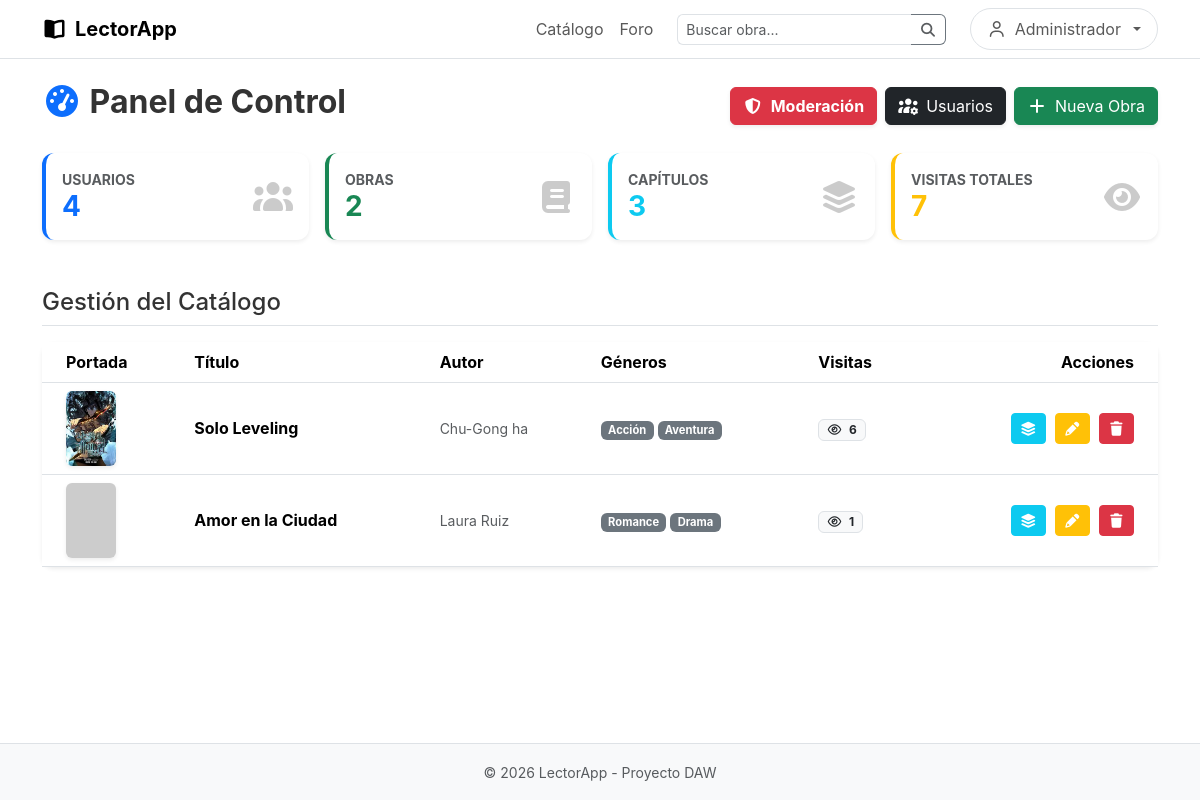
The page /admin.php (signed in) on the database its author committed.
### tables this page shows
CREATE TABLE `obras` (
  `id` int(11) NOT NULL,
  `titulo` varchar(255) NOT NULL,
  `autor` varchar(100) NOT NULL,
  `generos` varchar(100) DEFAULT NULL,
  `sinopsis` text DEFAULT NULL,
  `portada` varchar(255) DEFAULT NULL,
  `fecha_subida` datetime DEFAULT current_timestamp(),
  `visitas` int(11) DEFAULT 0
);

### admin.php (the view, shortened to what this page needs)
<?php
require 'includes/db.php';
$total_usuarios = $conn->query("SELECT COUNT(*) as total FROM usuarios")->fetch_assoc()['total'];
$total_obras    = $conn->query("SELECT COUNT(*) as total FROM obras")->fetch_assoc()['total'];
$total_caps     = $conn->query("SELECT COUNT(*) as total FROM capitulos")->fetch_assoc()['total'];
$total_visitas  = $conn->query("SELECT SUM(visitas) as total FROM obras")->fetch_assoc()['total'];
$sql = "SELECT * FROM obras ORDER BY id DESC";
$resultado = $conn->query($sql);
?>
<?php include 'includes/header.php'; ?>
<main class="container py-4">
    <div class="d-flex justify-content-between align-items-center mb-4">
        <h2 class="fw-bold"><i class="fas fa-tachometer-alt text-primary"></i> Panel de Control</h2>
        <div class="d-flex gap-2">
            <a href="admin_moderacion.php" class="btn btn-danger text-white shadow-sm fw-bold">
                <i class="fas fa-shield-alt me-2"></i>Moderación
            </a>
            <a href="admin_usuarios.php" class="btn btn-dark text-white shadow-sm">
                <i class="fas fa-users-cog me-2"></i>Usuarios
            </a>
            <a href="agregar_obra.php" class="btn btn-success text-white shadow-sm">
                <i class="fas fa-plus me-2"></i>Nueva Obra
            </a>
        </div>
    </div>
    <div class="row g-3 mb-5">
        <div class="col-md-3">
            <div class="card shadow-sm border-0 border-start border-4 border-primary h-100">
                <div class="card-body">
                    <div class="d-flex justify-content-between align-items-center">
                        <div>
                            <div class="text-muted small fw-bold text-uppercase">Usuarios</div>
                            <div class="h3 mb-0 fw-bold text-primary"><?php echo $total_usuarios; ?></div>
                        </div>
                        <i class="fas fa-users fa-2x text-gray-300 opacity-25"></i>
                    </div>
                </div>
            </div>
        </div>
        <div class="col-md-3">
            <div class="card shadow-sm border-0 border-start border-4 border-success h-100">
                <div class="card-body">
                    <div class="d-flex justify-content-between align-items-center">
                        <div>
                            <div class="text-muted small fw-bold text-uppercase">Obras</div>
                            <div class="h3 mb-0 fw-bold text-success"><?php echo $total_obras; ?></div>
                        </div>
                        <i class="fas fa-book fa-2x text-gray-300 opacity-25"></i>
                    </div>
                </div>
            </div>
        </div>
        <div class="col-md-3">
            <div class="card shadow-sm border-0 border-start border-4 border-info h-100">
                <div class="card-body">
                    <div class="d-flex justify-content-between align-items-center">
                        <div>
                            <div class="text-muted small fw-bold text-uppercase">Capítulos</div>
                            <div class="h3 mb-0 fw-bold text-info"><?php echo $total_caps; ?></div>
                        </div>
                        <i class="fas fa-layer-group fa-2x text-gray-300 opacity-25"></i>
                    </div>
                </div>
            </div>
        </div>
        <div class="col-md-3">
            <div class="card shadow-sm border-0 border-start border-4 border-warning h-100">
                <div class="card-body">
                    <div class="d-flex justify-content-between align-items-center">
                        <div>
                            <div class="text-muted small fw-bold text-uppercase">Visitas Totales</div>
                            <div class="h3 mb-0 fw-bold text-warning"><?php echo number_format($total_visitas); ?></div>
                        </div>
                        <i class="fas fa-eye fa-2x text-gray-300 opacity-25"></i>
                    </div>
                </div>
            </div>
        </div>
    </div>
    <h4 class="mb-3 border-bottom pb-2">Gestión del Catálogo</h4>
    <div class="card shadow-sm border-0">
        <div class="card-body p-0">
            <div class="table-responsive">
                <table class="table table-hover align-middle mb-0">
                    <thead class="bg-light">
                        <tr>
                            <th class="ps-4">Portada</th>
                            <th>Título</th>
                            <th>Autor</th>
                            <th>Géneros</th>
                            <th>Visitas</th>
                            <th class="text-end pe-4">Acciones</th>
                        </tr>
                    </thead>
                    <tbody>
                        <?php if ($resultado->num_rows > 0): ?>
                            <?php while($obra = $resultado->fetch_assoc()): ?>
                                <tr>
                                    <td class="ps-4">
                                        <img src="<?php echo $obra['portada']; ?>" class="rounded shadow-sm" width="50" height="75" style="object-fit: cover;">
                                    </td>
                                    <td class="fw-bold"><?php echo $obra['titulo']; ?></td>
                                    <td class="text-muted small"><?php echo $obra['autor']; ?></td>
                                    <td>
                                        <?php
                                            $tags = explode(',', $obra['generos']);
                                            $tags = array_slice($tags, 0, 2);
                                            foreach($tags as $t) { echo "<span class='badge bg-secondary me-1' style='font-size:0.7em'>".trim($t)."</span>"; }
                                        ?>
                                    </td>
                                    <td>
                                        <span class="badge bg-light text-dark border">
                                            <i class="far fa-eye me-1"></i> <?php echo $obra['visitas']; ?>
                                        </span>
                                    </td>
                                    <td class="text-end pe-4">
                                        <a href="ver_capitulos.php?id=<?php echo $obra['id']; ?>" class="btn btn-sm btn-info text-white me-1" title="Gestionar Capítulos">
                                            <i class="fas fa-layer-group"></i>
                                        </a>
                                        <a href="editar_obra.php?id=<?php echo $obra['id']; ?>" class="btn btn-sm btn-warning text-white me-1" title="Editar">
                                            <i class="fas fa-pencil-alt"></i>
                                        </a>
                                        <a href="borrar_obra.php?id=<?php echo $obra['id']; ?>"
                                           class="btn btn-sm btn-danger"
                                           onclick="return confirm('¿Estás seguro? Se borrarán todos los capítulos asociados.');"
                                           title="Eliminar">
                                            <i class="fas fa-trash"></i>
                                        </a>
                                    </td>
                                </tr>
                            <?php endwhile; ?>
                        <?php endif; ?>
                    </tbody>
                </table>
            </div>
        </div>
    </div>
</main>
<?php include 'includes/footer.php'; ?>

### includes/header.php (shortened to what this page needs)
<!DOCTYPE html>
<html lang="es">
<head>
    <link rel="stylesheet" href="assets/css/all.min.css">
    <link href="https://cdn.jsdelivr.net/npm/bootstrap@5.3.0/dist/css/bootstrap.min.css" rel="stylesheet">
    <link href="assets/css/bootstrap.min.css" rel="stylesheet">
    <link rel="stylesheet" href="assets/css/styles.css?v=<?php echo time(); ?>">
</head>
<body class="d-flex flex-column min-vh-100">
<header class="navbar navbar-expand-lg navbar-light bg-white border-bottom sticky-top">
    <div class="container">
        <a class="navbar-brand fw-bold" href="index.php">
            <i class="fas fa-book-open me-2"></i>LectorApp
        </a>
        <div class="collapse navbar-collapse" id="menuPrincipal">
            <ul class="navbar-nav ms-auto mb-2 mb-lg-0 align-items-center">
                <li class="nav-item">
                    <a class="nav-link" href="index.php">Catálogo</a>
                </li>
                <li class="nav-item me-3">
                    <a class="nav-link" href="foro.php">Foro</a>
                </li>
                <li class="nav-item me-3 d-none d-lg-block">
                    <form action="index.php" method="GET" class="d-flex">
                        <div class="input-group">
                            <input type="text" name="q" class="form-control form-control-sm border-end-0 rounded-start" placeholder="Buscar obra..." style="min-width: 200px;">
                            <button class="btn btn-outline-secondary btn-sm border-start-0 rounded-end bg-white" type="submit">
                                <i class="fas fa-search text-muted"></i>
                            </button>
                        </div>
                    </form>
                </li>
                <?php if(isset($_SESSION['usuario'])): ?>
                    <li class="nav-item dropdown ms-lg-2">
                        <a class="nav-link dropdown-toggle btn btn-light border px-3 rounded-pill d-flex align-items-center gap-2" href="#" role="button" data-bs-toggle="dropdown">
                            <?php if(isset($_SESSION['foto']) && !empty($_SESSION['foto'])): ?>
                                <img src="<?php echo $_SESSION['foto']; ?>" class="rounded-circle" width="24" height="24" style="object-fit: cover;">
                            <?php else: ?>
                                <i class="far fa-user"></i>
                            <?php endif; ?>
                            <span><?php echo $_SESSION['usuario']; ?></span>
                        </a>
                    </li>
                <?php else: ?>
                    <li class="nav-item ms-lg-3">
                        <a class="btn btn-primary btn-sm px-4 rounded-pill" href="login.php">Iniciar Sesión</a>
                    </li>
                <?php endif; ?>
            </ul>
        </div>
    </div>
</header>

### includes/footer.php (shortened to what this page needs)
<footer class="bg-light text-center text-muted py-3 mt-auto border-top">
        <small>&copy; <?php echo date('Y'); ?> LectorApp - Proyecto DAW</small>
    </footer>
</body>
</html>

### assets/css/styles.css (style rules this page uses)
:root { --primary-color: #333; --accent-color: #f4f4f5; --star-color: #fbbf24; --blue-action: #2563eb; }
* { margin: 0; padding: 0; box-sizing: border-box; }
body { font-family: 'Inter', sans-serif; background-color: #fff; color: var(--primary-color); display: flex; flex-direction: column; min-height: 100vh; }
header { display: flex; justify-content: space-between; align-items: center; padding: 1.5rem 5%; border-bottom: 1px solid #eaeaea; background: white; }
main { padding: 2rem 5%; max-width: 1400px; margin: 0 auto; flex: 1; width: 100%; }
button { padding: 0.5rem 1rem; cursor: pointer; background: #fff; border: 1px solid #ccc; border-radius: 6px; }
.card { background: #fff; border-radius: 12px; cursor: pointer; transition: transform 0.2s; display: flex; flex-direction: column; text-decoration: none; color: inherit; border: 1px solid transparent; }
.dropdown { position: relative; display: inline-block; }

### rows shown on the page
obras: portada (picture), titulo "Solo Leveling", autor "Chu-Gong ha", generos "Acción", generos "Aventura", visitas "6"
obras: titulo "Amor en la Ciudad", autor "Laura Ruiz", generos "Romance", generos "Drama", visitas "1"

### other values the page prints
$_SESSION['usuario'] "Administrador"
$total_usuarios "4"
$total_obras "2"
$total_caps "3"
$total_visitas "7"
